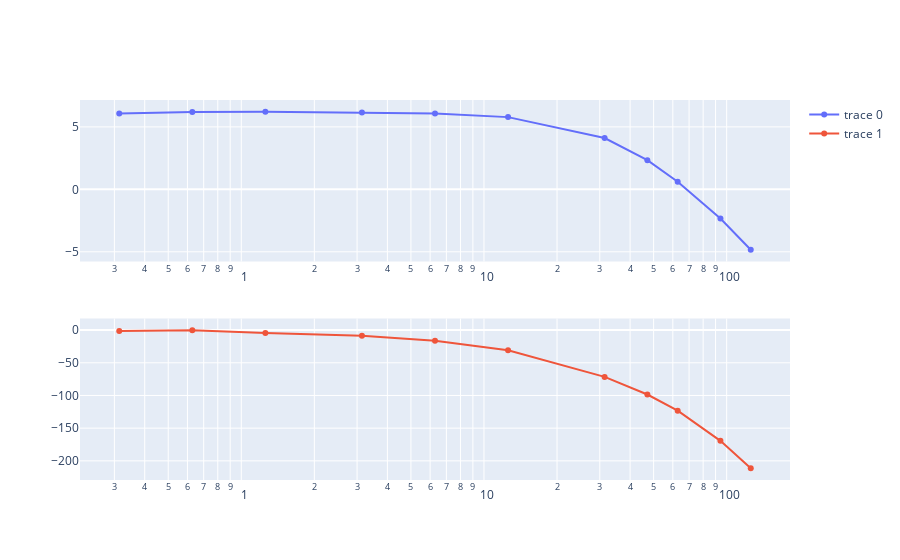

Here is the notebook cell this chart was saved with:
### Code cell
import plotly.graph_objects as go
from plotly.subplots import make_subplots

fig = make_subplots(rows=2, cols=1)
fig.append_trace(go.Scatter(x = frequencies_rad, y = mag, yaxis="y"), row=1, col=1)
fig.append_trace(go.Scatter(x = frequencies_rad, y = phase_shift2, yaxis="y1", xaxis="x1"), row=2, col=1)
fig.update_xaxes(type="log")
fig.show()

### Figure 1 — Plotly figure (JSON) as saved in the notebook; plotly's stock layout.template omitted (floating-point values rounded to 4 significant figures)
{"data": [{"type": "scatter", "x": [0.3142, 0.6283, 1.257, 3.142, 6.283, 12.57, 31.42, 47.12, 62.83, 94.25, 125.7], "xaxis": "x", "y": [6.077, 6.188, 6.207, 6.159, 6.08, 5.784, 4.107, 2.338, 0.6072, -2.335, -4.83], "yaxis": "y"}, {"type": "scatter", "x": [0.3142, 0.6283, 1.257, 3.142, 6.283, 12.57, 31.42, 47.12, 62.83, 94.25, 125.7], "xaxis": "x2", "y": [-1.301, -0.319, -4.228, -8.741, -16.23, -30.86, -71.54, -98.53, -123.3, -169.4, -211.2], "yaxis": "y2"}], "layout": {"xaxis": {"anchor": "y", "domain": [0, 1], "type": "log"}, "xaxis2": {"anchor": "y2", "domain": [0, 1], "type": "log"}, "yaxis": {"anchor": "x", "domain": [0.575, 1]}, "yaxis2": {"anchor": "x2", "domain": [0, 0.425]}}}
